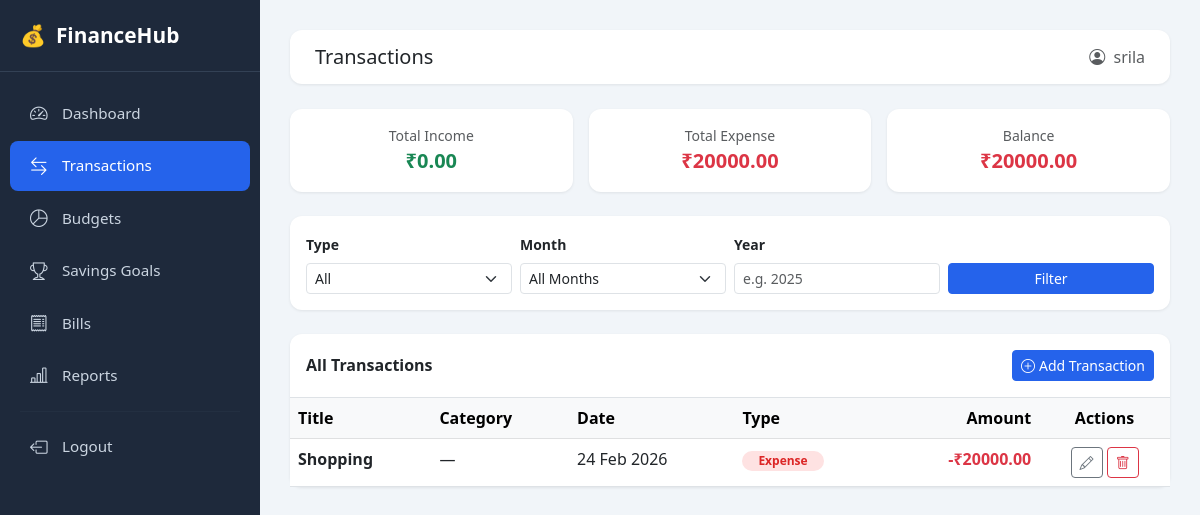
Screenshot of /finance/transactions/ (signed in) with the database file from the repository.
### finance/models.py (models this page shows, shortened)
class Transaction(models.Model):
    TYPE_CHOICES = [
        ('income', 'Income'),
        ('expense', 'Expense'),
    ]
    user = models.ForeignKey(User, on_delete=models.CASCADE)
    title = models.CharField(max_length=200)
    amount = models.DecimalField(max_digits=12, decimal_places=2)
    transaction_type = models.CharField(max_length=10, choices=TYPE_CHOICES)
    category = models.ForeignKey(Category, on_delete=models.SET_NULL, null=True, blank=True)
    date = models.DateField(default=timezone.now)
    note = models.TextField(blank=True)
    created_at = models.DateTimeField(auto_now_add=True)
    class Meta:
        ordering = ['-date', '-created_at']

### finance/views.py (the view)
# urls.py: path('transactions/', views.transaction_list, name='transaction_list'),
@login_required
def transaction_list(request):
    transactions = Transaction.objects.filter(user=request.user)
    tx_type = request.GET.get('type')
    month = request.GET.get('month')
    year = request.GET.get('year')
    if tx_type:
        transactions = transactions.filter(transaction_type=tx_type)
    if month:
        transactions = transactions.filter(date__month=month)
    if year:
        transactions = transactions.filter(date__year=year)
    total_income = transactions.filter(transaction_type='income').aggregate(Sum('amount'))['amount__sum'] or 0
    total_expense = transactions.filter(transaction_type='expense').aggregate(Sum('amount'))['amount__sum'] or 0
    return render(request, 'finance/transaction_list.html', {
        'transactions': transactions,
        'total_income': total_income,
        'total_expense': total_expense,
    })

### finance/templates/finance/transaction_list.html (shortened to what this page needs)
{% extends 'finance/base.html' %}
{% block page_title %}Transactions{% endblock %}
{% block content %}
<div class="row g-3 mb-4">
    <div class="col-md-4">
        <div class="card p-3 text-center">
            <div class="text-muted small">Total Income</div>
            <div class="fw-bold fs-5 text-success">₹{{ total_income|floatformat:2 }}</div>
        </div>
    </div>
    <div class="col-md-4">
        <div class="card p-3 text-center">
            <div class="text-muted small">Total Expense</div>
            <div class="fw-bold fs-5 text-danger">₹{{ total_expense|floatformat:2 }}</div>
        </div>
    </div>
    <div class="col-md-4">
        <div class="card p-3 text-center">
            <div class="text-muted small">Balance</div>
            <div class="fw-bold fs-5 {% if total_income >= total_expense %}text-success{% else %}text-danger{% endif %}">
                ₹{{ total_income|add:total_expense|floatformat:2 }}
            </div>
        </div>
    </div>
</div>
<div class="card p-3 mb-4">
    <form method="get" class="row g-2 align-items-end">
        <div class="col-md-3">
            <label class="form-label small fw-semibold">Type</label>
            <select name="type" class="form-select form-select-sm">
                <option value="">All</option>
            </select>
        </div>
        <div class="col-md-3">
            <label class="form-label small fw-semibold">Month</label>
            <select name="month" class="form-select form-select-sm">
                <option value="">All Months</option>
            </select>
        </div>
        <div class="col-md-3">
            <label class="form-label small fw-semibold">Year</label>
            <input type="number" name="year" class="form-control form-control-sm" value="{{ request.GET.year }}" placeholder="e.g. 2025">
        </div>
        <div class="col-md-3">
            <button class="btn btn-sm btn-primary w-100">Filter</button>
        </div>
    </form>
</div>
<div class="card">
    <div class="card-body p-0">
        <div class="d-flex justify-content-between align-items-center p-3 border-bottom">
            <h6 class="mb-0 fw-bold">All Transactions</h6>
            <a href="{% url 'add_transaction' %}" class="btn btn-primary btn-sm">
                <i class="bi bi-plus-circle me-1"></i>Add Transaction
            </a>
        </div>
        <div class="table-responsive">
            <table class="table table-hover mb-0">
                <thead class="table-light">
                    <tr>
                        <th>Title</th>
                        <th>Category</th>
                        <th>Date</th>
                        <th>Type</th>
                        <th class="text-end">Amount</th>
                        <th class="text-center">Actions</th>
                    </tr>
                </thead>
                <tbody>
                    {% for t in transactions %}
                    <tr>
                        <td>
                            <div class="fw-semibold">{{ t.title }}</div>
                        </td>
                        <td>{{ t.category.icon|default:"" }} {{ t.category.name|default:"—" }}</td>
                        <td>{{ t.date|date:"d M Y" }}</td>
                        <td>
                            <span class="badge {% if t.transaction_type == 'income' %}badge-income{% else %}badge-expense{% endif %} rounded-pill px-3">
                                {{ t.transaction_type|capfirst }}
                            </span>
                        </td>
                        <td class="text-end fw-bold {% if t.transaction_type == 'income' %}text-success{% else %}text-danger{% endif %}">
                            {% if t.transaction_type == 'income' %}+{% else %}-{% endif %}₹{{ t.amount }}
                        </td>
                        <td class="text-center">
                            <a href="{% url 'edit_transaction' t.pk %}" class="btn btn-sm btn-outline-secondary">
                                <i class="bi bi-pencil"></i>
                            </a>
                            <form method="post" action="{% url 'delete_transaction' t.pk %}" class="d-inline"
                                  onsubmit="return confirm('Delete this transaction?')">
                                <button class="btn btn-sm btn-outline-danger"><i class="bi bi-trash"></i></button>
                            </form>
                        </td>
                    </tr>
                    {% empty %}
                    <tr>
                        <td colspan="6" class="text-center text-muted py-5">
                            No transactions found. <a href="{% url 'add_transaction' %}">Add your first one!</a>
                        </td>
                    </tr>
                    {% endfor %}
                </tbody>
            </table>
        </div>
    </div>
</div>
{% endblock %}

### finance/templates/finance/base.html (shortened to what this page needs)
<!DOCTYPE html>
<html lang="en">
<head>
    <link href="https://cdn.jsdelivr.net/npm/bootstrap@5.3.0/dist/css/bootstrap.min.css" rel="stylesheet">
    <link href="https://cdn.jsdelivr.net/npm/bootstrap-icons@1.11.0/font/bootstrap-icons.css" rel="stylesheet">
</head>
<body>
{% if user.is_authenticated %}
<div class="sidebar">
    <div class="brand">
        <span>💰</span> FinanceHub
    </div>
    <nav class="mt-3">
        <a href="{% url 'dashboard' %}" class="nav-link {% if request.resolver_match.url_name == 'dashboard' %}active{% endif %}">
            <i class="bi bi-speedometer2"></i> Dashboard
        </a>
        <a href="{% url 'transaction_list' %}" class="nav-link {% if 'transaction' in request.resolver_match.url_name %}active{% endif %}">
            <i class="bi bi-arrow-left-right"></i> Transactions
        </a>
        <a href="{% url 'budget_list' %}" class="nav-link {% if 'budget' in request.resolver_match.url_name %}active{% endif %}">
            <i class="bi bi-pie-chart"></i> Budgets
        </a>
        <a href="{% url 'goal_list' %}" class="nav-link {% if 'goal' in request.resolver_match.url_name %}active{% endif %}">
            <i class="bi bi-trophy"></i> Savings Goals
        </a>
        <a href="{% url 'bill_list' %}" class="nav-link {% if 'bill' in request.resolver_match.url_name %}active{% endif %}">
            <i class="bi bi-receipt"></i> Bills
        </a>
        <a href="{% url 'reports' %}" class="nav-link {% if 'report' in request.resolver_match.url_name %}active{% endif %}">
            <i class="bi bi-bar-chart-line"></i> Reports
        </a>
        <hr style="border-color:#334155; margin: 10px 20px;">
        <a href="{% url 'logout' %}" class="nav-link">
            <i class="bi bi-box-arrow-left"></i> Logout
        </a>
    </nav>
</div>
<div class="main-content">
    <div class="topbar">
        <h5 class="mb-0 fw-600">{% block page_title %}Dashboard{% endblock %}</h5>
        <span class="text-muted"><i class="bi bi-person-circle me-1"></i> {{ user.username }}</span>
    </div>
    {% block content %}{% endblock %}
</div>
{% else %}
{% block auth_content %}{% endblock %}
{% endif %}
</body>
</html>

### finance/templates/finance/base.html (style rules this page uses)
:root { --primary: #2563eb; --sidebar-bg: #1e293b; --sidebar-text: #cbd5e1; --sidebar-hover: #334155; --sidebar-active: #2563eb; }
body { background: #f1f5f9; font-family: 'Segoe UI', sans-serif; }
.sidebar { width: 260px; min-height: 100vh; background: var(--sidebar-bg); position: fixed; top: 0; left: 0; z-index: 100; transition: transform 0.3s; }
.sidebar .brand { padding: 20px; font-size: 1.3rem; font-weight: 700; color: #fff; border-bottom: 1px solid #334155; display: flex; align-items: center; gap: 10px; }
.sidebar .nav-link { color: var(--sidebar-text); padding: 12px 20px; display: flex; align-items: center; gap: 12px; font-size: 0.95rem; border-radius: 8px; margin: 2px 10px; transition: all 0.2s; }
.sidebar .nav-link.active { background: var(--sidebar-active); color: #fff; }
.sidebar .nav-link i { font-size: 1.1rem; width: 20px; }
.main-content { margin-left: 260px; padding: 30px; min-height: 100vh; }
.topbar { background: #fff; border-radius: 12px; padding: 15px 25px; margin-bottom: 25px; display: flex; justify-content: space-between; align-items: center; box-shadow: 0 1px 3px rgba(0,0,0,0.08); }
.card { border: none; border-radius: 12px; box-shadow: 0 1px 3px rgba(0,0,0,0.08); }
.badge-expense { background: #fee2e2; color: #dc2626; }
.btn-primary { background: var(--primary); border-color: var(--primary); }

### rows the page displays
Transaction: title "Shopping", category.name "—", date "24 Feb 2026", transaction_type "Expense", amount "20000.00"

### other values shown
{{ user.username }} "srila"
{{ total_income|floatformat:2 }} "0.00"
{{ total_expense|floatformat:2 }} "20000.00"
{{ total_income|add:total_expense|floatformat:2 }} "20000.00"
